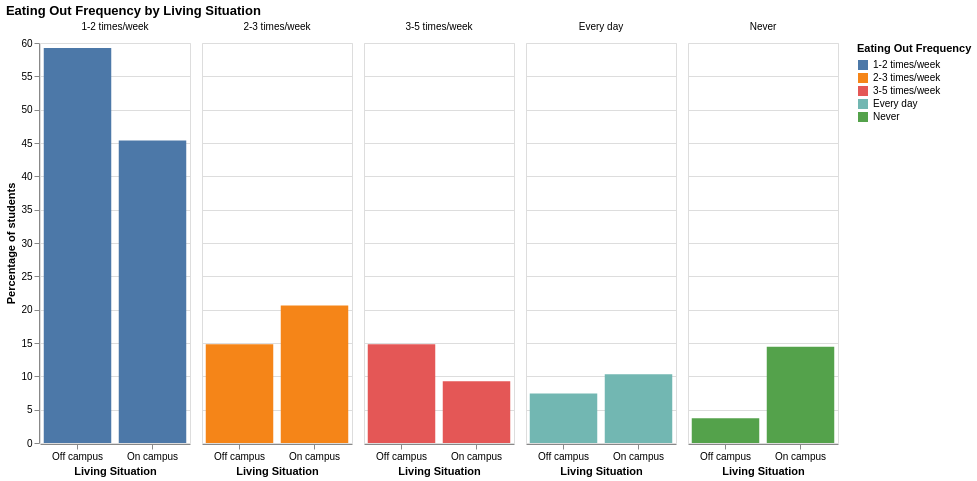

Notebook code for this chart:
### Code cell
eat_out_dist = (
    df.groupby(["Living Situation", "Eating Out Frequency"])
    .size()
    .reset_index(name="count")
)
eat_out_dist["percentage"] = (
    eat_out_dist.groupby("Living Situation")["count"]
    .transform(lambda x: x / x.sum() * 100)
)

# --- Grouped bar chart ---
chart_eat_out = alt.Chart(eat_out_dist).mark_bar().encode(
    x=alt.X("Living Situation:N", title="Living Situation", axis=alt.Axis(labelAngle=0)),
    y=alt.Y("percentage:Q", title="Percentage of students"),
    color=alt.Color("Eating Out Frequency:N", legend=alt.Legend(title="Eating Out Frequency")),
    column=alt.Column("Eating Out Frequency:N", title=None, spacing=10),  # optionnel, pour séparer par catégorie
    tooltip=[
        alt.Tooltip("Living Situation:N"),
        alt.Tooltip("Eating Out Frequency:N"),
        alt.Tooltip("percentage:Q", format=".1f")
    ]
).properties(
    title="Eating Out Frequency by Living Situation",
    width=150,
    height=400
)
chart_eat_out

### Figure 1 — Vega-Lite specification as saved in the notebook (floating-point values rounded to 4 significant figures)
{"config": {"view": {"continuousWidth": 300, "continuousHeight": 300}}, "data": {"name": "data-583cc973d246b1402165749b9633e8d5"}, "mark": {"type": "bar"}, "encoding": {"color": {"field": "Eating Out Frequency", "legend": {"title": "Eating Out Frequency"}, "type": "nominal"}, "column": {"field": "Eating Out Frequency", "spacing": 10, "title": null, "type": "nominal"}, "tooltip": [{"field": "Living Situation", "type": "nominal"}, {"field": "Eating Out Frequency", "type": "nominal"}, {"field": "percentage", "format": ".1f", "type": "quantitative"}], "x": {"axis": {"labelAngle": 0}, "field": "Living Situation", "title": "Living Situation", "type": "nominal"}, "y": {"field": "percentage", "title": "Percentage of students", "type": "quantitative"}}, "height": 400, "title": "Eating Out Frequency by Living Situation", "width": 150, "$schema": "https://vega.github.io/schema/vega-lite/v6.1.0.json", "datasets": {"data-583cc973d246b1402165749b9633e8d5": [{"Living Situation": "Off campus", "Eating Out Frequency": "1-2 times/week", "count": 16, "percentage": 59.26}, {"Living Situation": "Off campus", "Eating Out Frequency": "2-3 times/week", "count": 4, "percentage": 14.81}, {"Living Situation": "Off campus", "Eating Out Frequency": "3-5 times/week", "count": 4, "percentage": 14.81}, {"Living Situation": "Off campus", "Eating Out Frequency": "Every day", "count": 2, "percentage": 7.407}, {"Living Situation": "Off campus", "Eating Out Frequency": "Never", "count": 1, "percentage": 3.704}, {"Living Situation": "On campus", "Eating Out Frequency": "1-2 times/week", "count": 44, "percentage": 45.36}, {"Living Situation": "On campus", "Eating Out Frequency": "2-3 times/week", "count": 20, "percentage": 20.62}, {"Living Situation": "On campus", "Eating Out Frequency": "3-5 times/week", "count": 9, "percentage": 9.278}, {"Living Situation": "On campus", "Eating Out Frequency": "Every day", "count": 10, "percentage": 10.31}, {"Living Situation": "On campus", "Eating Out Frequency": "Never", "count": 14, "percentage": 14.43}]}}
